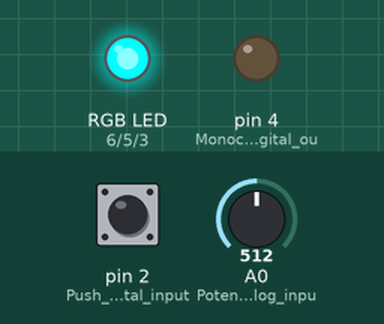
Bench run of a sketch on a simulated Arduino Uno, built with avr-gcc and run on an emulated ATmega328P. On the bench: an RGB LED mixed from three pins (HIGH = lit), output pins drawn as LEDs (lit = HIGH). The inputs (shaded band) are chosen by the test bench; at power-on: pin 2 (Push_button_digital_input) HIGH, A0 (Potentiometer_analog_inpu) = 512. Dim RGB values are drawn brighter than linear; what the sketch prints to the serial monitor is not drawn.

Above: at 1.2 s.
1.3 s: pin 2 (Push_button_digital_input) pulled LOW for 0.15 s
At 1.7 s:
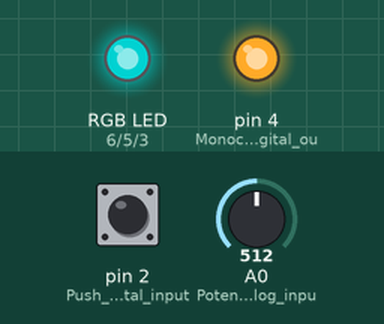
2.9 s: A0 (Potentiometer_analog_inpu) set to 716
At 3.7 s:
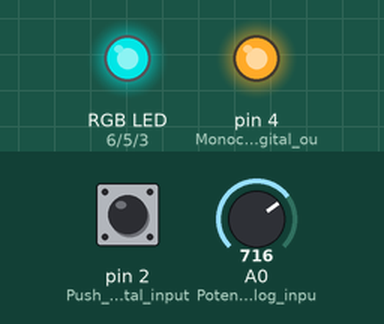
4.4 s: A0 (Potentiometer_analog_inpu) set to 900
At 4.8 s:
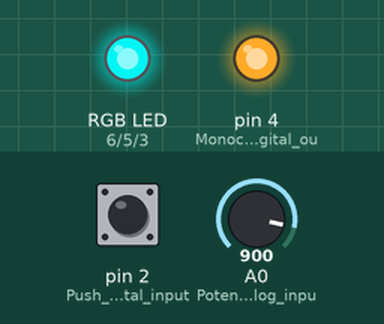
5.9 s: pin 2 (Push_button_digital_input) pulled LOW for 1 s
At 7.0 s:
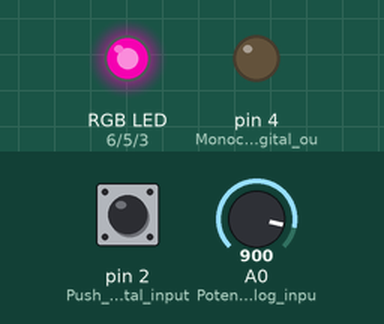
8.4 s: pin 2 (Push_button_digital_input) pulled LOW for 0.15 s
At 9.2 s:
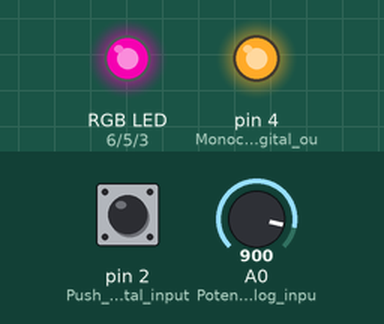
10.0 s: A0 (Potentiometer_analog_inpu) set to 511
At 10.8 s:
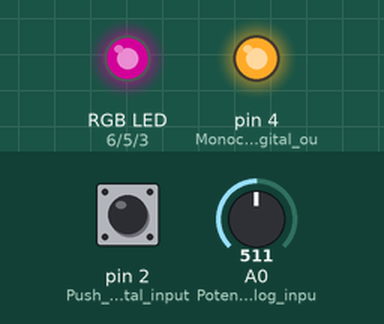
Timing chart, 0 to 12.5 s (numbered marks = the images above; inputs shaded):
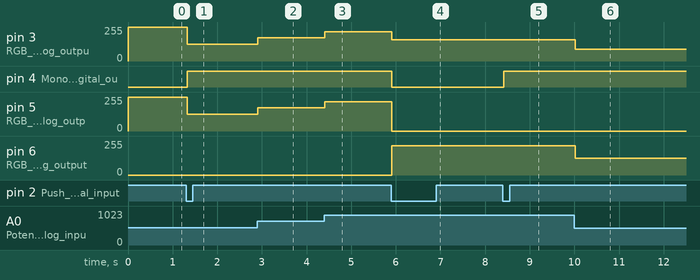

The sketch:

LED_Controller.ino
```cpp
const int TOLERANCE_VALUE = 20;
const uint32_t BAUD = 115200;
const int SLEEP_TIME = 16;

struct RGB
{
  uint8_t red = 255;
  uint8_t green = 255;
  uint8_t blue = 255;
};

RGB calcRGBValue(uint8_t brightness, uint16_t position) // Takes a brightness value and the position in a color spectrum.
{
  // I have adapted some of the code for this function from a previous project which can be found here: https://github.com/Razerfish/ble-cat-lamp/blob/master/Main/lighting.cpp

  // Contstrain brightness to 0-100
  uint8_t bPercent = map(brightness, 0, 255, 0, 100);

  float ratio = float(position) / 1024.0f;

  // Find our precise location in a 6 sector gradient with each sector being 256 units long
  uint16_t normalized = ratio * 256 * 6;

  // Find the distance from the start of our sector
  uint16_t range = normalized % 256;

  RGB color;

  // Switch depending on which sector we're in
  switch (normalized / 256)
  {
  case 0: // Red(255, 0, 0) -> Yellow (255, 255, 0)
    color.red = 255;
    color.green = range;
    color.blue = 0;
    break;
  case 1: // Yellow(255, 255, 0) -> Green(0, 255, 0)
    color.red = 255 - range;
    color.green = 255;
    color.blue = 0;
    break;
  case 2: // Green(0, 255, 0) -> Cyan(0, 255, 255)
    color.red = 0;
    color.green = 255;
    color.blue = range;
    break;
  case 3: // Cyan(0, 255, 255) -> Blue(0, 0, 255)
    color.red = 0;
    color.green = 255 - range;
    color.blue = 255;
    break;
  case 4: // Blue(0, 0, 255) -> Magenta(255, 0, 255)
    color.red = range;
    color.green = 0;
    color.blue = 255;
    break;
  case 5: // Magenta(255, 0, 255) -> Red(255, 0, 0)
    color.red = 255;
    color.green = 0;
    color.blue = 255 - range;
    break;
  }

  // Adjust by brightness
  color.red = uint8_t(float(color.red) * (float(bPercent) / 100.0f));
  color.green = uint8_t(float(color.green) * (float(bPercent) / 100.0f));
  color.blue = uint8_t(float(color.blue) * (float(bPercent) / 100.0f));

  return color;
}

void setup()
{
  Serial.begin(BAUD);
  pinMode(A0, INPUT); // Potentiometer analog input.
  pinMode(2, INPUT_PULLUP); // Push button digital input.

  pinMode(4, OUTPUT); // Monochrome LED digital output.

  pinMode(6, OUTPUT); // RGB LED red analog output.
  pinMode(5, OUTPUT); // RGB LED green analog output.
  pinMode(3, OUTPUT); // RGB LED blue analog output.
}

static bool controlMode = true; // false = controlling hue, true = controlling brightness.
static bool buttonReleased = true; // Used to prevent extremely fast toggleing when holding the push button.
static uint16_t lastPotValue = 1024; // Used for holding value when switching control modes. Default value is set to one out of range of the possible pot values so it instantly updates on startup.

// These variables are static so we can log them every loop even when they aren't updated, calculated or used.
static uint8_t brightness = 255;
static uint16_t hue = 0;
static RGB color;

void loop()
{
  // Check control mode toggle button.
  if (digitalRead(2) == LOW && buttonReleased)
  {
    // If this is the first loop that the button is pressed toggle the control mode and set buttonReleased to false.
    controlMode = !controlMode;
    buttonReleased = false;

    // Write to mode indicator LED.
    (controlMode) ? digitalWrite(4, LOW) : digitalWrite(4, HIGH);
  }
  else if (digitalRead(2) == HIGH && !buttonReleased)
  {
    // Set button released to true one button has been released.
    buttonReleased = true;
  }

  uint16_t potValue = analogRead(A0);
  if (potValue < lastPotValue - TOLERANCE_VALUE || potValue > lastPotValue + TOLERANCE_VALUE) // Only update if the difference between the current pot value and the last pot value exceeds a tolerance range.
  {
    if (controlMode) // Update hue
    {
      hue = constrain(potValue, 0, 1023); // Ensure that we are within an allowable range, probably not strictly nessesary but y'know, just in case.
    }
    else // Update brightness
    {
      brightness = map(constrain(potValue, 0, 1023), 0, 1023, 0, 255);
    }

    // Update color and write to RGB LED
    color = calcRGBValue(brightness, hue);

    // Write to RGB LED.
    analogWrite(6, color.red);
    analogWrite(5, color.green);
    analogWrite(3, color.blue);
  }

  // Log values to serial stream. This bit is messy but I just need to get this done.
  String logMessage = "";
  (controlMode) ? logMessage += "Control mode: Hue\n" : logMessage += "Control mode: brightness\n";
  logMessage += "buttonReleased: ";
  (buttonReleased) ? logMessage += "true\n" : "false\n";
  logMessage += "lastPotValue: " + String(lastPotValue) + "\n";

  logMessage += "Brightness: " + String(brightness) + "\n";
  logMessage += "Hue: " + String(hue) + "\n";
  logMessage += "Color: (" + String(color.red) + ", " + String(color.green) + ", " + String(color.blue) + ")\n";

  logMessage += "potValue: " + String(potValue) + "\n";

  Serial.print(logMessage);

  delay(SLEEP_TIME);
}
```

Measured:
- after the input at 1.3 s, pin 3 (RGB_LED_blue_analog_outpu), pin 5 (RGB_LED_green_analog_outp): 255/255 → 124/255 at once; pin 4 (Monochrome_LED_digital_ou): LOW → HIGH at once
- after the input at 2.9 s, pin 3 (RGB_LED_blue_analog_outpu), pin 5 (RGB_LED_green_analog_outp): 124/255 → 175/255 at once
- after the input at 4.4 s, pin 3 (RGB_LED_blue_analog_outpu), pin 5 (RGB_LED_green_analog_outp): 175/255 → 221/255 at once
- after the input at 5.9 s, pin 3 (RGB_LED_blue_analog_outpu): 221/255 → 160/255 at once; pin 4 (Monochrome_LED_digital_ou): HIGH → LOW at once; pin 5 (RGB_LED_green_analog_outp): 221/255 → 0/255 at once; pin 6 (RGB_LED_red_analog_output): 0/255 → 221/255 at once
- after the input at 8.4 s, pin 4 (Monochrome_LED_digital_ou): LOW → HIGH at once
- after the input at 10.0 s, pin 3 (RGB_LED_blue_analog_outpu): 160/255 → 90/255 at once; pin 6 (RGB_LED_red_analog_output): 221/255 → 124/255 at once
